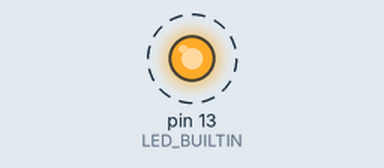
Bench run of a program on a simulated Arduino Uno, built with avr-gcc and run on an emulated ATmega328P. Shown: output pins drawn as LEDs (lit = HIGH). Dashed ring = blinking. What the program prints to the serial monitor is not drawn.

Above: at 0.5 s.
Timing chart, 0 to 4.6 s (numbered marks = the images above):
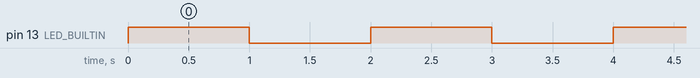

Measured:
- by itself, pin 13 (LED_BUILTIN): alternates HIGH for 1.0 s and LOW for 1.0 s

The program:

main.cpp
```cpp
#include <Arduino.h>

void setup() {
  // put your setup code here, to run once:
  // initialize digital pin LED_BUILTIN as an output.
  pinMode(LED_BUILTIN, OUTPUT);
  // Initialize serial for debugging
  Serial.begin(9600);
}

void loop() {
  // put your main code here, to run repeatedly:
  digitalWrite(LED_BUILTIN, HIGH);   // turn the LED on (HIGH is the voltage level)
  Serial.println("HIGH");            // print HIGH statement
  delay(1000);                       // wait for a second
  digitalWrite(LED_BUILTIN, LOW);    // turn the LED off by making the voltage LOW
  Serial.println("LOW");            // print HIGH statement
  delay(1000);                       // wait for a second
}
```
